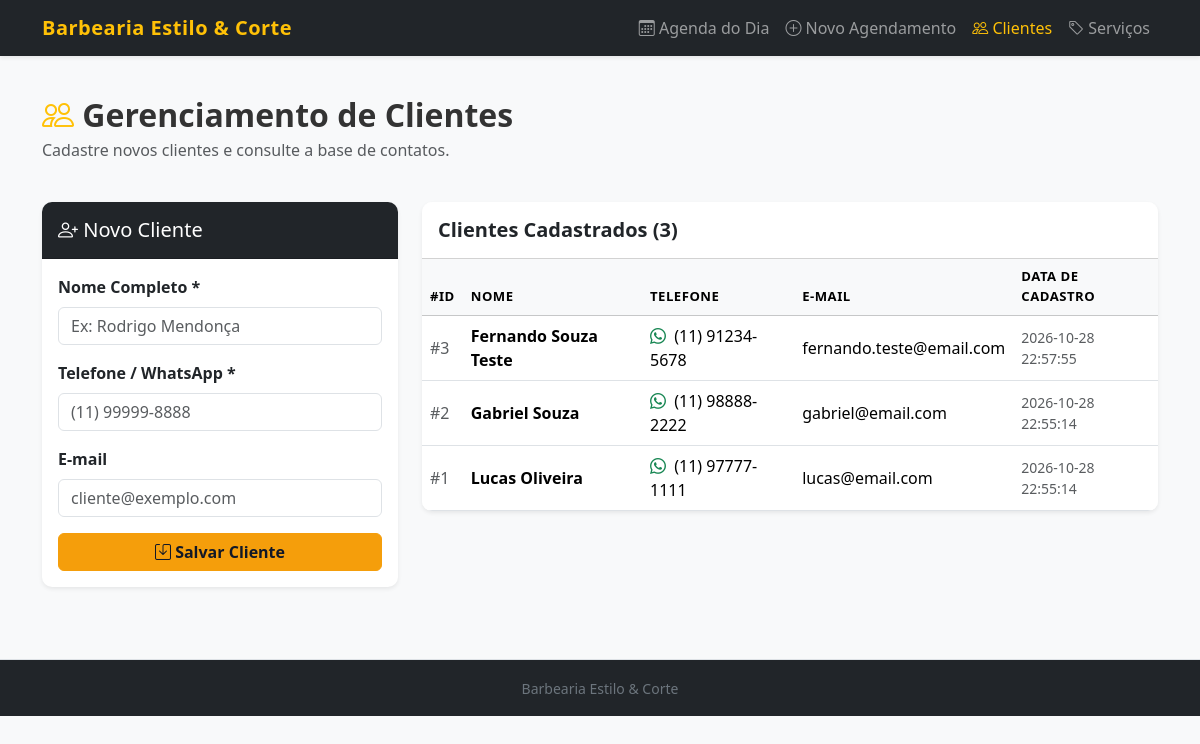
Screenshot of /clientes with the database file from the repository.
### tables this page shows
CREATE TABLE clientes (
        id INTEGER PRIMARY KEY AUTOINCREMENT,
        nome TEXT NOT NULL,
        telefone TEXT NOT NULL,
        email TEXT,
        criado_em TIMESTAMP DEFAULT CURRENT_TIMESTAMP
    );

### app.py (the view, shortened to what this page needs)
@app.route("/clientes", methods=["GET", "POST"])
def clientes():
    conn = get_db_connection()
    cursor = conn.cursor()
    cursor.execute("SELECT * FROM clientes ORDER BY nome ASC")
    lista_clientes = cursor.fetchall()
    conn.close()
    return render_template("clientes.html", clientes=lista_clientes)

### database.py (called while the page is built)
def get_db_connection():
    conn = sqlite3.connect(DATABASE_PATH)
    conn.row_factory = sqlite3.Row
    conn.execute("PRAGMA foreign_keys = ON;")
    return conn

### templates/clientes.html (shortened to what this page needs)
{% extends "base.html" %}
{% block content %}
<div class="row align-items-center mb-4">
    <div class="col-md-8">
        <h2 class="fw-bold mb-1"><i class="bi bi-people text-warning"></i> Gerenciamento de Clientes</h2>
        <p class="text-muted">Cadastre novos clientes e consulte a base de contatos.</p>
    </div>
</div>
<div class="row g-4">
    <div class="col-lg-4">
        <div class="card border-0 shadow-sm">
            <div class="card-header bg-dark text-white py-3">
                <h5 class="card-title mb-0"><i class="bi bi-person-plus"></i> Novo Cliente</h5>
            </div>
            <div class="card-body">
                <form method="POST" action="{{ url_for('clientes') }}">
                    <div class="mb-3">
                        <label for="nome" class="form-label fw-semibold">Nome Completo *</label>
                        <input type="text" class="form-control" id="nome" name="nome" placeholder="Ex: Rodrigo Mendonça" required>
                    </div>
                    <div class="mb-3">
                        <label for="telefone" class="form-label fw-semibold">Telefone / WhatsApp *</label>
                        <input type="text" class="form-control" id="telefone" name="telefone" placeholder="(11) 99999-8888" required>
                    </div>
                    <div class="mb-3">
                        <label for="email" class="form-label fw-semibold">E-mail</label>
                        <input type="email" class="form-control" id="email" name="email" placeholder="cliente@exemplo.com">
                    </div>
                    <button type="submit" class="btn btn-warning w-100 fw-bold">
                        <i class="bi bi-save"></i> Salvar Cliente
                    </button>
                </form>
            </div>
        </div>
    </div>
    <div class="col-lg-8">
        <div class="card border-0 shadow-sm">
            <div class="card-header bg-white py-3">
                <h5 class="card-title fw-bold mb-0">Clientes Cadastrados ({{ clientes|length }})</h5>
            </div>
            <div class="table-responsive">
                <table class="table table-hover align-middle mb-0">
                    <thead class="table-light">
                        <tr>
                            <th>#ID</th>
                            <th>Nome</th>
                            <th>Telefone</th>
                            <th>E-mail</th>
                            <th>Data de Cadastro</th>
                        </tr>
                    </thead>
                    <tbody>
                        {% if clientes %}
                            {% for c in clientes %}
                            <tr>
                                <td class="text-muted">#{{ c.id }}</td>
                                <td class="fw-bold">{{ c.nome }}</td>
                                <td><i class="bi bi-whatsapp text-success me-1"></i> {{ c.telefone }}</td>
                                <td>{{ c.email or '-' }}</td>
                                <td class="small text-muted">{{ c.criado_em }}</td>
                            </tr>
                            {% endfor %}
                        {% else %}
                            <tr>
                                <td colspan="5" class="text-center py-4 text-muted">
                                    Nenhum cliente cadastrado no momento.
                                </td>
                            </tr>
                        {% endif %}
                    </tbody>
                </table>
            </div>
        </div>
    </div>
</div>
{% endblock %}

### static/css/style.css (style rules this page uses)
body { font-family: 'Segoe UI', Roboto, Helvetica, Arial, sans-serif; color: #333333; }
.card { border-radius: 10px; overflow: hidden; }
.table th { font-weight: 600; text-transform: uppercase; font-size: 0.82rem; letter-spacing: 0.5px; }
.btn-warning { background-color: #f59e0b; border-color: #f59e0b; color: #111827; }

### rows the page displays
clientes: id "3", nome "Fernando Souza Teste", telefone "(11) 91234-5678", email "fernando.teste@email.com", criado_em "2026-10-28 22:57:55"
clientes: id "2", nome "Gabriel Souza", telefone "(11) 98888-2222", email "gabriel@email.com", criado_em "2026-10-28 22:55:14"
clientes: id "1", nome "Lucas Oliveira", telefone "(11) 97777-1111", email "lucas@email.com", criado_em "2026-10-28 22:55:14"

### other values shown
{{ clientes|length }} "3"
